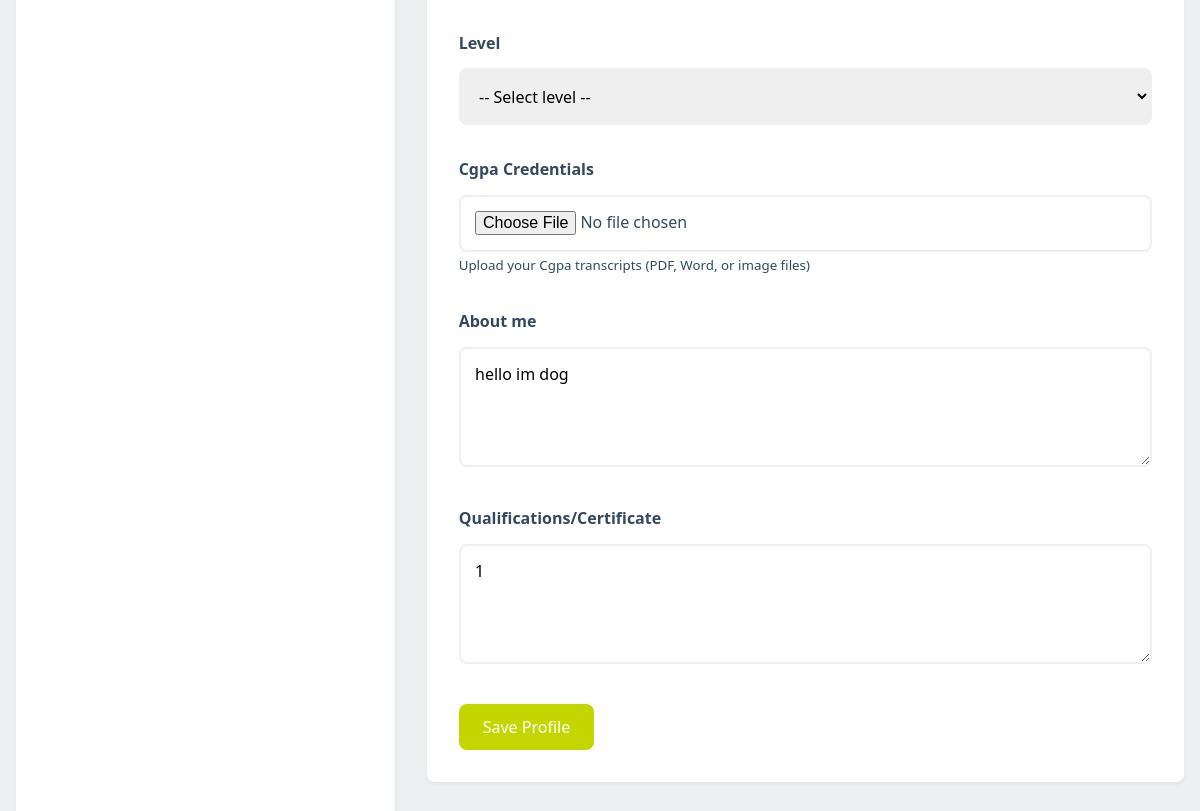
The app's page /tutor_profile.php (signed in, middle part), older data.
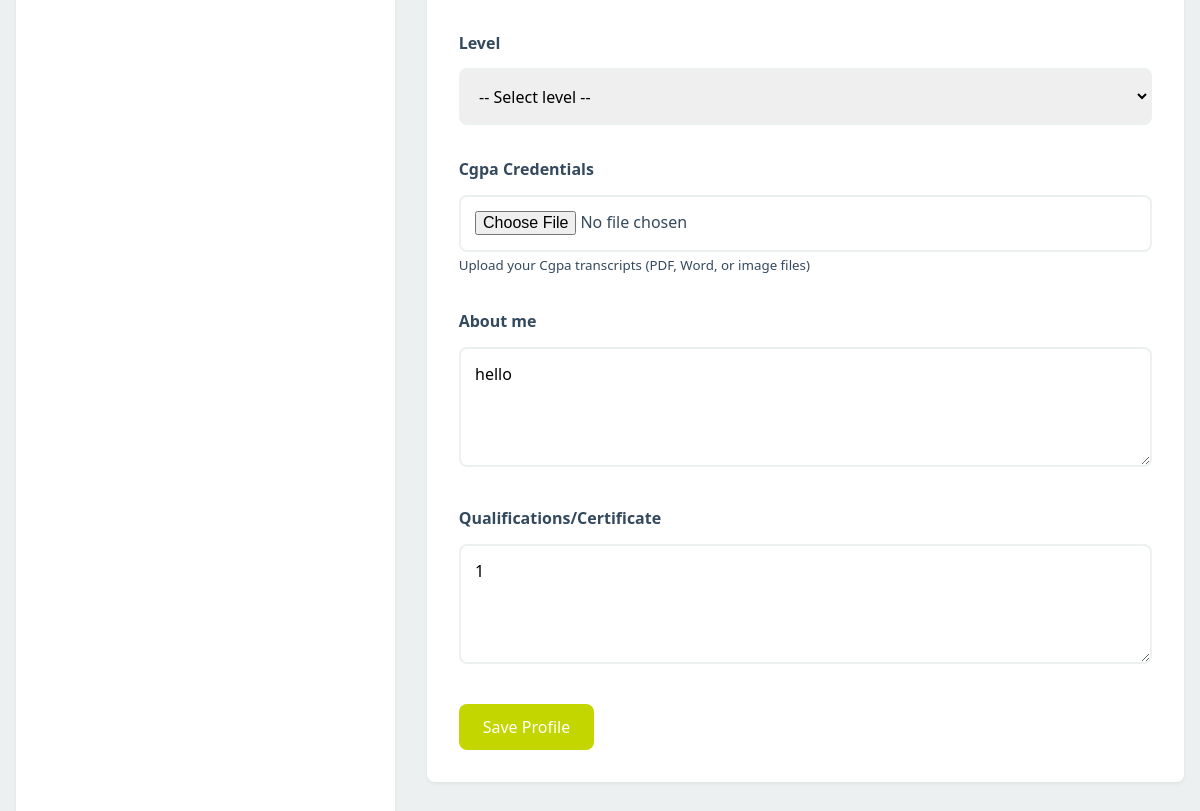
The same page, newer data.
### tables this page shows
CREATE TABLE `tutorprofile` (
  `user_id` int(11) NOT NULL,
  `major` varchar(100) DEFAULT NULL,
  `year` varchar(50) DEFAULT NULL,
  `bio` text DEFAULT NULL,
  `qualifications` text DEFAULT NULL,
  `is_verified` tinyint(1) DEFAULT 0,
  `rating` decimal(3,2) DEFAULT 0.00,
  `total_sessions` int(11) DEFAULT 0
);

### tutor_profile.php (the view, shortened to what this page needs)
<?php
require_once 'db_connection.php';
$user_id = $_SESSION['user_id'];
$refresh_user_query = "SELECT u.*, tp.major, tp.year, tp.bio, tp.qualifications, tp.is_verified, cf.file_path as cgpa_file
                      FROM user u
                      LEFT JOIN tutorprofile tp ON u.user_id = tp.user_id
                      LEFT JOIN credential_file cf ON u.user_id = cf.user_id AND cf.file_type = 'cgpa'
                      WHERE u.user_id = ?";
$stmt = $conn->prepare($refresh_user_query);
$stmt->bind_param("i", $user_id);
$stmt->execute();
$result = $stmt->get_result();
$user = $result->fetch_assoc();
$year = $user['year'] ?? '';
$bio = $user['bio'] ?? '';
$qualifications = $user['qualifications'] ?? '';
?>
<!DOCTYPE html>
<html lang="en">
<head>
    <link href="https://cdn.jsdelivr.net/npm/select2@4.1.0-rc.0/dist/css/select2.min.css" rel="stylesheet" />
</head>
<body>
    <?php include 'header/tut_head.php'; ?>
    <main>
        <div class="profile-container">
            <div class="profile-sidebar">
            </div>
            <div class="profile-content">
                <div class="profile-section">
                    <form action="" method="post" enctype="multipart/form-data">
                        <div class="form-group">
                            <label for="year">Level</label>
                            <select class="form-control" id="year" name="year">
                                <option value="" <?php echo $year == '' ? 'selected' : ''; ?>>-- Select level --</option>
                            </select>
                        </div>
                        <div class="form-group">
                            <label for="cgpa_file">Cgpa Credentials</label>
                            <input type="file" class="form-control" id="cgpa_file" name="cgpa_file" accept=".pdf,.doc,.docx,.jpg,.jpeg,.png">
                            <small class="form-text text-muted">Upload your Cgpa transcripts (PDF, Word, or image files)</small>
                        </div>
                        <div class="form-group">
                            <label for="bio">About me</label>
                            <textarea class="form-control" id="bio" name="bio" placeholder="Introduce yourself, including your teaching style, experience, etc."><?php echo htmlspecialchars($bio); ?></textarea>
                        </div>
                        <div class="form-group">
                            <label for="qualifications">Qualifications/Certificate</label>
                            <textarea class="form-control" id="qualifications" name="qualifications" placeholder="List your academic achievements, certifications, or relevant experience"><?php echo htmlspecialchars($qualifications); ?></textarea>
                        </div>
                        <button type="submit" class="btn">Save Profile</button>
                    </form>
                </div>
            </div>
        </div>
    </main>
</body>
</html>

Row changes from the older to the newer data that the page shows:
changed tutorprofile: bio "hello im dog" → "hello"
